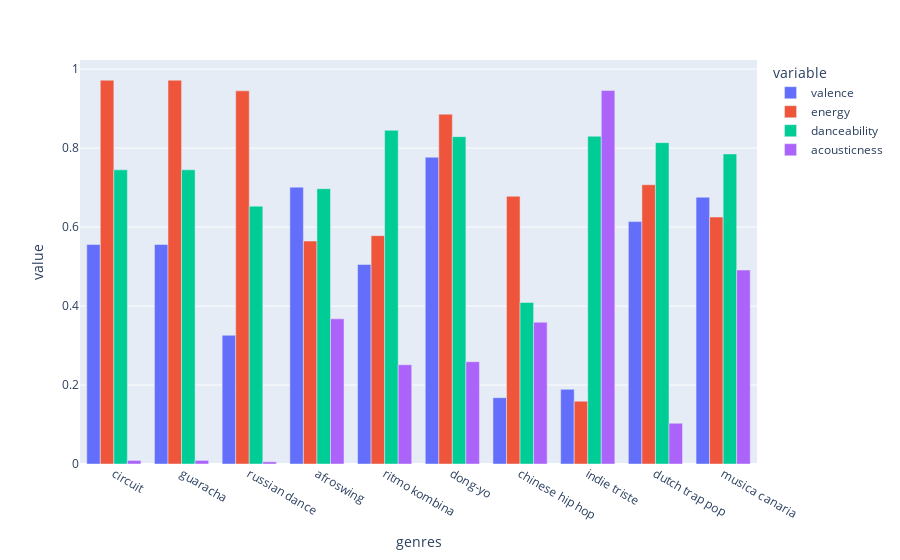

Notebook source saved alongside this figure:
### Code cell
top10_genero = data_genero.nlargest(10, 'popularity')

fig = px.bar(top10_genero, x='genres', y=['valence', 'energy', 'danceability', 'acousticness'], barmode='group')
fig.show()

### Figure 1 — Plotly figure (JSON) as saved in the notebook; plotly's stock layout.template omitted (floating-point values rounded to 4 significant figures)
{"data": [{"alignmentgroup": "True", "hovertemplate": "variable=valence<br>genres=%{x}<br>value=%{y}<extra></extra>", "legendgroup": "valence", "marker": {"color": "#636efa"}, "name": "valence", "offsetgroup": "valence", "orientation": "v", "showlegend": true, "textposition": "auto", "type": "bar", "x": ["circuit", "guaracha", "russian dance", "afroswing", "ritmo kombina", "dong-yo", "chinese hip hop", "indie triste", "dutch trap pop", "musica canaria"], "xaxis": "x", "y": [0.556, 0.556, 0.326, 0.7011, 0.5053, 0.777, 0.168, 0.189, 0.6139, 0.6757], "yaxis": "y"}, {"alignmentgroup": "True", "hovertemplate": "variable=energy<br>genres=%{x}<br>value=%{y}<extra></extra>", "legendgroup": "energy", "marker": {"color": "#EF553B"}, "name": "energy", "offsetgroup": "energy", "orientation": "v", "showlegend": true, "textposition": "auto", "type": "bar", "x": ["circuit", "guaracha", "russian dance", "afroswing", "ritmo kombina", "dong-yo", "chinese hip hop", "indie triste", "dutch trap pop", "musica canaria"], "xaxis": "x", "y": [0.972, 0.972, 0.945, 0.5647, 0.5783, 0.886, 0.678, 0.159, 0.7073, 0.6255], "yaxis": "y"}, {"alignmentgroup": "True", "hovertemplate": "variable=danceability<br>genres=%{x}<br>value=%{y}<extra></extra>", "legendgroup": "danceability", "marker": {"color": "#00cc96"}, "name": "danceability", "offsetgroup": "danceability", "orientation": "v", "showlegend": true, "textposition": "auto", "type": "bar", "x": ["circuit", "guaracha", "russian dance", "afroswing", "ritmo kombina", "dong-yo", "chinese hip hop", "indie triste", "dutch trap pop", "musica canaria"], "xaxis": "x", "y": [0.745, 0.745, 0.653, 0.6973, 0.845, 0.829, 0.409, 0.83, 0.8138, 0.7852], "yaxis": "y"}, {"alignmentgroup": "True", "hovertemplate": "variable=acousticness<br>genres=%{x}<br>value=%{y}<extra></extra>", "legendgroup": "acousticness", "marker": {"color": "#ab63fa"}, "name": "acousticness", "offsetgroup": "acousticness", "orientation": "v", "showlegend": true, "textposition": "auto", "type": "bar", "x": ["circuit", "guaracha", "russian dance", "afroswing", "ritmo kombina", "dong-yo", "chinese hip hop", "indie triste", "dutch trap pop", "musica canaria"], "xaxis": "x", "y": [0.00903, 0.00903, 0.00561, 0.3677, 0.2513, 0.259, 0.359, 0.946, 0.1032, 0.4912], "yaxis": "y"}], "layout": {"barmode": "group", "legend": {"title": {"text": "variable"}, "tracegroupgap": 0}, "margin": {"t": 60}, "xaxis": {"anchor": "y", "domain": [0, 1], "title": {"text": "genres"}}, "yaxis": {"anchor": "x", "domain": [0, 1], "title": {"text": "value"}}}}
